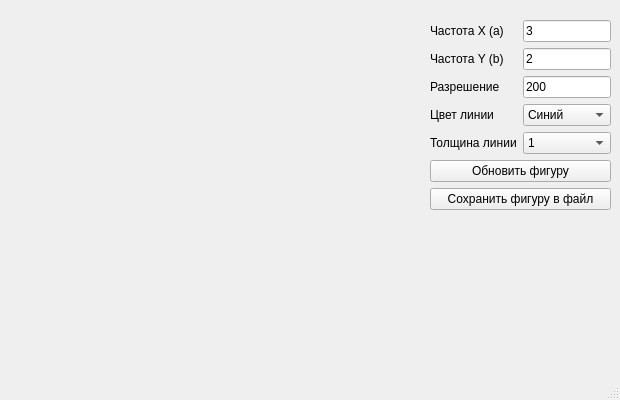
<?xml version="1.0" encoding="UTF-8"?>
<ui version="4.0">
 <class>MainWindow</class>
 <widget class="QMainWindow" name="MainWindow">
  <property name="geometry">
   <rect>
    <x>0</x>
    <y>0</y>
    <width>620</width>
    <height>400</height>
   </rect>
  </property>
  <property name="windowTitle">
   <string>MainWindow</string>
  </property>
  <widget class="QWidget" name="centralwidget">
   <widget class="QWidget" name="layoutWidget">
    <property name="geometry">
     <rect>
      <x>430</x>
      <y>20</y>
      <width>181</width>
      <height>200</height>
     </rect>
    </property>
    <layout class="QFormLayout" name="formLayout">
     <item row="0" column="1">
      <widget class="QLineEdit" name="freq_y_lineedit">
       <property name="text">
        <string>3</string>
       </property>
      </widget>
     </item>
     <item row="1" column="0">
      <widget class="QLabel" name="label_2">
       <property name="text">
        <string>Частота Y (b)</string>
       </property>
      </widget>
     </item>
     <item row="1" column="1">
      <widget class="QLineEdit" name="freq_x_lineedit">
       <property name="text">
        <string>2</string>
       </property>
      </widget>
     </item>
     <item row="2" column="0">
      <widget class="QLabel" name="label_3">
       <property name="text">
        <string>Разрешение</string>
       </property>
      </widget>
     </item>
     <item row="2" column="1">
      <widget class="QLineEdit" name="figure_resolution">
       <property name="text">
        <string>200</string>
       </property>
      </widget>
     </item>
     <item row="3" column="0">
      <widget class="QLabel" name="label_3">
       <property name="text">
        <string>Цвет линии</string>
       </property>
      </widget>
     </item>
     <item row="3" column="1">
      <widget class="QComboBox" name="color_combobox">
       <item>
        <property name="text">
         <string>Синий</string>
        </property>
       </item>
       <item>
        <property name="text">
         <string>Зелёный</string>
        </property>
       </item>
       <item>
        <property name="text">
         <string>Красный</string>
        </property>
       </item>
       <item>
        <property name="text">
         <string>Жёлтый</string>
        </property>
       </item>
      </widget>
     </item>
     <item row="4" column="0">
      <widget class="QLabel" name="label_4">
       <property name="text">
        <string>Толщина линии</string>
       </property>
      </widget>
     </item>
     <item row="4" column="1">
      <widget class="QComboBox" name="width_combobox">
       <item>
        <property name="text">
         <string>1</string>
        </property>
       </item>
       <item>
        <property name="text">
         <string>2</string>
        </property>
       </item>
       <item>
        <property name="text">
         <string>3</string>
        </property>
       </item>
       <item>
        <property name="text">
         <string>4</string>
        </property>
       </item>
      </widget>
     </item>
     <item row="5" column="0" colspan="2">
      <widget class="QPushButton" name="plot_button">
       <property name="text">
        <string>Обновить фигуру</string>
       </property>
      </widget>
     </item>
     <item row="6" column="0" colspan="2">
      <widget class="QPushButton" name="save_button">
       <property name="text">
        <string>Сохранить фигуру в файл</string>
       </property>
      </widget>
     </item>
     <item row="0" column="0">
      <widget class="QLabel" name="label">
       <property name="text">
        <string>Частота X (a)</string>
       </property>
      </widget>
     </item>
    </layout>
   </widget>
  </widget>
  <widget class="QMenuBar" name="menubar">
   <property name="geometry">
    <rect>
     <x>0</x>
     <y>0</y>
     <width>620</width>
     <height>21</height>
    </rect>
   </property>
  </widget>
  <widget class="QStatusBar" name="statusbar"/>
 </widget>
 <resources/>
 <connections/>
</ui>
